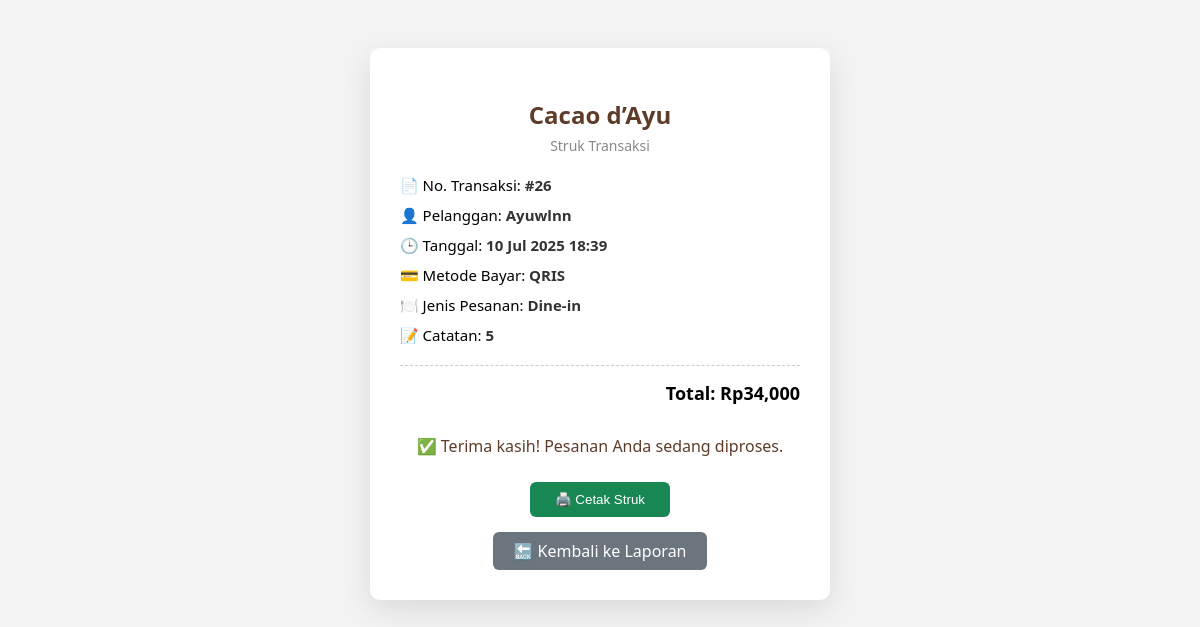
Screenshot of /struk.php?id=26 with the database file from the repository.
### tables this page shows
CREATE TABLE `transactions` (
  `id` int(11) NOT NULL,
  `user_id` int(11) DEFAULT NULL,
  `table_id` int(11) DEFAULT NULL,
  `payment_id` int(11) DEFAULT NULL,
  `order_type` enum('Dine-in','Takeaway','Delivery') DEFAULT NULL,
  `total` int(11) DEFAULT NULL,
  `note` varchar(255) DEFAULT NULL,
  `created_at` datetime DEFAULT current_timestamp()
);

CREATE TABLE `users` (
  `id` int(11) NOT NULL,
  `username` varchar(50) DEFAULT NULL,
  `password` varchar(255) DEFAULT NULL,
  `role_id` int(11) DEFAULT NULL
);

CREATE TABLE `payments` (
  `id` int(11) NOT NULL,
  `method` varchar(50) DEFAULT NULL
);

### src/struk.php (the view, shortened to what this page needs)
<?php
include 'koneksi.php';
$id = (int) $_GET['id'];
$data = mysqli_fetch_assoc(mysqli_query($conn, "SELECT t.*, u.username, p.method FROM transactions t JOIN users u ON t.user_id = u.id JOIN payments p ON t.payment_id = p.id WHERE t.id = $id"));
?>
<!DOCTYPE html>
<html>
  <head>
    </head>
    <body>
    <div class="struk-container">
      <h2>Cacao d’Ayu</h2>
      <div class="sub-title">Struk Transaksi</div>
      <div class="detail">📄 No. Transaksi: <span>#<?= $data['id'] ?></span></div>
      <div class="detail">👤 Pelanggan: <span><?= $data['username'] ?></span></div>
      <div class="detail">🕒 Tanggal: <span><?= date('d M Y H:i', strtotime($data['created_at'])) ?></span></div>
      <div class="detail">💳 Metode Bayar: <span><?= $data['method'] ?></span></div>
      <div class="detail">🍽️ Jenis Pesanan: <span><?= ucfirst($data['order_type']) ?></span></div>
      <div class="detail">📝 Catatan: <span><?= $data['note'] ?: '-' ?></span></div>
      <div class="total">Total: Rp<?= number_format($data['total']) ?></div>
      <div class="thanks">✅ Terima kasih! Pesanan Anda sedang diproses.</div>
      <button class="print-btn" onclick="window.print()">🖨️ Cetak Struk</button>
      <a href="laporan.php" class="btn-back">🔙 Kembali ke Laporan</a>
    </div>
  </body>
  </html>

### src/struk.php (style rules this page uses)
.btn-back { display: block; margin: 15px auto 0; text-align: center; text-decoration: none; padding: 8px 20px; background: #6c757d; color: #fff; border-radius: 6px; width: fit-content; }
body { font-family: 'Segoe UI', sans-serif; background: #f3f3f3; padding: 40px; }
.struk-container { max-width: 400px; background: white; margin: auto; border-radius: 10px; box-shadow: 0 10px 30px rgba(0,0,0,0.1); padding: 30px; }
h2 { text-align: center; color: #5e3c29; margin-bottom: 5px; }
.sub-title { text-align: center; color: #888; margin-bottom: 20px; font-size: 14px; }
.detail { font-size: 15px; margin: 10px 0; }
.detail span { font-weight: bold; color: #333; }
.total { font-size: 18px; margin-top: 20px; border-top: 1px dashed #ccc; padding-top: 15px; text-align: right; font-weight: bold; }
.thanks { text-align: center; margin-top: 30px; color: #5e3c29; font-weight: 500; }
.print-btn { display: block; margin: 25px auto 0; padding: 10px 25px; background: #198754; color: white; border: none; border-radius: 6px; cursor: pointer; }

### rows the page displays
transactions: id "26", user.username "Ayuwlnn", created_at "10 Jul 2025 18:39", payment.method "QRIS", order_type "Dine-in", note "5", total "34,000"
